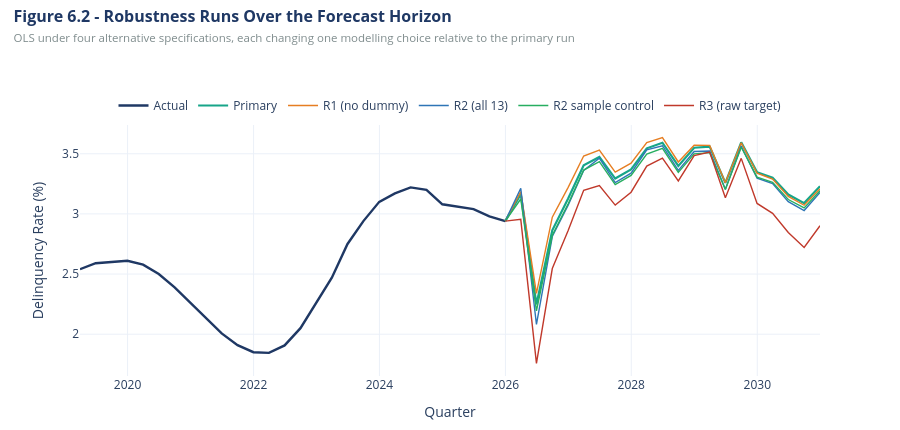

Notebook code cell kept with this figure:
### Code cell
# 6.7 - Figure 6.2 robustness runs
fig = go.Figure()

recent_r = hist.loc['2019':]
fig.add_trace(go.Scatter(x=recent_r.index, y=recent_r.values, mode='lines', name='Actual',
                         line=dict(color=NAVY, width=2.4)))
for (name, r), colr in zip(rob.items(), [TEAL, AMBER, BLUE, GREEN, RED]):
    s = pd.Series(r['fcst_pred'], index=pd.DatetimeIndex(r['idx_fcst']))
    xr, yr = link(s)
    fig.add_trace(go.Scatter(x=xr, y=yr, mode='lines', name=name,
                             line=dict(color=colr, width=2.2 if name == 'Primary' else 1.4,
                                       dash='solid' if name == 'Primary' else 'solid')))

fig.update_layout(
    title=dict(text=('<b>Figure 6.2 - Robustness Runs Over the Forecast Horizon</b>'
                     f'<br><span style="font-size:11.5px;color:{GREY}">'
                     'OLS under four alternative specifications, each changing one '
                     'modelling choice relative to the primary run</span>'),
               font=dict(size=16, color=NAVY), x=0.015, xanchor='left',
               y=0.95, yanchor='top'),
    xaxis_title='Quarter', yaxis_title='Delinquency Rate (%)',
    template=TEMPLATE, height=430,
    legend=dict(orientation='h', yanchor='bottom', y=1.02, xanchor='center', x=0.5),
    margin=dict(t=125, b=50))
fig.show()
